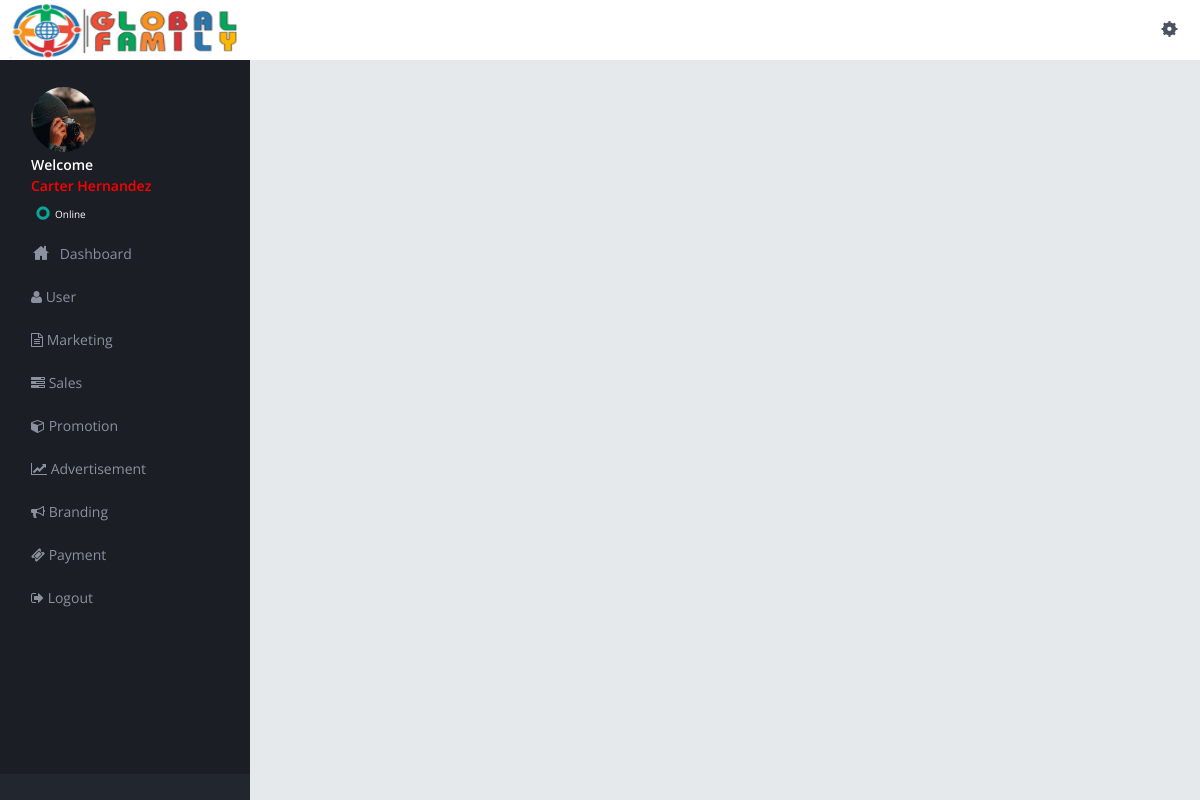
The page /index.php (signed in) on the database its author committed.
### tables this page shows
CREATE TABLE `reel` (
  `id` int(3) NOT NULL,
  `name` varchar(255) NOT NULL,
  `email` varchar(255) NOT NULL,
  `password` varchar(255) NOT NULL,
  `phone` varchar(10) NOT NULL,
  `gender` varchar(255) NOT NULL,
  `role` varchar(255) NOT NULL,
  `address` varchar(255) NOT NULL,
  `usertype` varchar(255) NOT NULL,
  `Country` varchar(255) NOT NULL,
  `State` varchar(255) NOT NULL,
  `City` varchar(255) NOT NULL,
  `image` varchar(255) NOT NULL,
  `time` timestamp(6) NOT NULL DEFAULT current_timestamp(6) ON UPDATE current_timestamp(6)
);

### leftbar.php (the view, shortened to what this page needs)
<?php
include 'db.php';
$id = $_SESSION['id'];
$sql = "SELECT * FROM reel WHERE id = $id";
$query = mysqli_query($db, $sql);
$row = mysqli_fetch_array($query);
?>
  <div class="page-sidebar" id="main-menu">
    <div class="page-sidebar-wrapper scrollbar-dynamic" id="main-menu-wrapper">
      <div class="user-info-wrapper">
        <div class="profile-wrapper"> <img src= "upload/<?= $row['image']; ?>"  alt=""  width="70" height="70" /> </div>
        <div class="user-info">
          <div class="greeting" style="font-size:14px;">Welcome <p style="color:red"><a href="profile.php" style="color:red"><?php echo $row['name']; ?></a> </p></div>
          <div class="status" style="font-size:10px;"><a href="profile.php">
            <div class="status-icon green"></div>Online</a></div>
      </div>
      </div>
    <ul>
      <li class="start"> <a href="index.php"> <i class="icon-custom-home"></i> <span class="title">Dashboard</span> <span class="selected"></span>  </a>
		    </li>
          <li><a href="user.php"><span class="fa fa-user"></span> User</a></li>
          <li><a href="marketing.php"><span class="fa fa-file-text-o"></span> Marketing</a></li>
          <li ><a href="sales.php"> <span class="fa fa-tasks"></span> Sales</a></li>
					<li ><a href="#"><span class="fa fa-cube"></span> Promotion</a></li>
          <li ><a href="#"><span class="fa fa-line-chart"></span> Advertisement</a></li>
          <li ><a href="#"><span class="fa fa-bullhorn"></span> Branding</a></li>
          <li ><a href="#"><span class="fa fa-ticket"></span> Payment</a></li>
          <li ><a href="logout.php"><span class="fa fa-sign-out"></span> Logout</a></li>
    </ul>

### assets/css/responsive.css (style rules this page uses)
@media (min-width: 980px) { .page-sidebar { display: inline-block; float: left; position: fixed; width: 250px; margin-top: 58px; padding-bottom: 105px; } }
@media (min-width: 980px) { .page-sidebar .page-sidebar-wrapper { display: inline-block; float: left; height: 100%; max-width: 250px; width: 100%; } }
@media (min-width: 980px) { .page-sidebar ul { width: 250px; } }

### rows shown on the page
reel: image (picture), name "Carter Hernandez"
